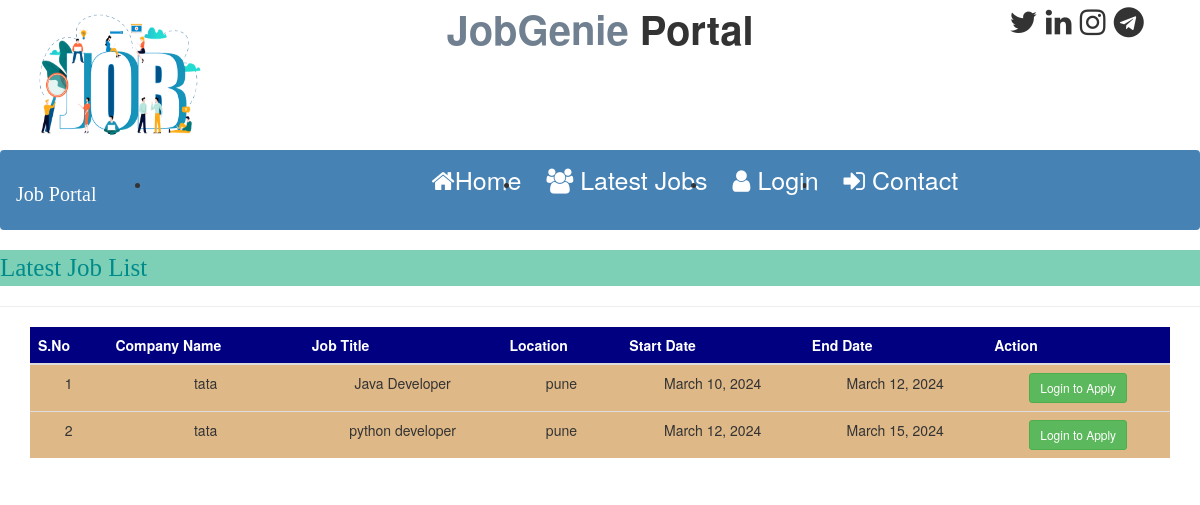
The page /latest_jobs on the database its author committed.
### job/models.py (models this page shows, shortened)
class Job(models.Model):
    recruiter = models.ForeignKey(Recruiter,on_delete=models.CASCADE)
    start_date = models.DateField()
    end_date = models.DateField()
    title = models.CharField(max_length=100)
    salary = models.FloatField(max_length=20)
    image = models.FileField()
    description = models.CharField(max_length=300)
    experience = models.CharField(max_length=50)
    location = models.CharField(max_length=100)
    skills = models.CharField(max_length=100)
    creationdate = models.DateField()

class Recruiter(models.Model):
    user = models.ForeignKey(User,on_delete=models.CASCADE)
    mobile = models.CharField(max_length=15,null=True)
    image = models.FileField(null=True)
    gender= models.CharField(max_length=10,null=True)
    company= models.CharField(max_length=100,null=True)
    type = models.CharField(max_length=15,null=True)
    status = models.CharField(max_length=20, null=True)

### job/views.py (the view)
# urls.py: path('latest_jobs', views.latest_jobs, name="latest_jobs"),
def latest_jobs(request):
    job=Job.objects.all()
    d={'job':job}
    return render(request, 'latest_jobs.html',d)

### job/templates/latest_jobs.html (shortened to what this page needs)
{% load static %}
{% block body%}
{% include 'navigation.html'%}
<marquee style =" font-family: 'Monotype Corsiva ';font-size : 25px ; color : darkcyan ; font-weight : steelblue;  background-color : #7dcfb6 ">
Latest Job List
</marquee>
<hr>
<div class ="container ">
<table class="table table-hover ">
<thead>
<tr style=" background-color: #000080 ; color:white">
    <th> S.No</th>
    <th>Company Name</th>
    <th> Job Title</th>
    <th>Location</th>
    <th> Start Date</th>
     <th> End Date</th>
    <th> Action</th>
</tr>
</thead>
<tbody>
{% for i in job %}
<tr style="   background-color: #DEB887">
    <td>{{forloop.counter}}</td>
    <td>{{i.recruiter.company}}</td>
    <td>{{i.title}}</td>
    <td>{{i.location}}</td>
    <td>{{i.start_date}}</td>
    <td>{{i.end_date}}</td>
    <td><a href="{% url 'user_login' %}" class = "btn  btn-success btn-sm" >Login to Apply</a>
    </td>
</tr>
{% endfor %}
</tbody>
</table>
</div>
{% endblock %}

### job/templates/latest_jobs.html (style rules this page uses)
tr { text-align : center }

### rows shown on the page
Job: recruiter.company "tata", title "Java Developer", location "pune", start_date "March 10, 2024", end_date "March 12, 2024"
Job: recruiter.company "tata", title "python developer", location "pune", start_date "March 12, 2024", end_date "March 15, 2024"
